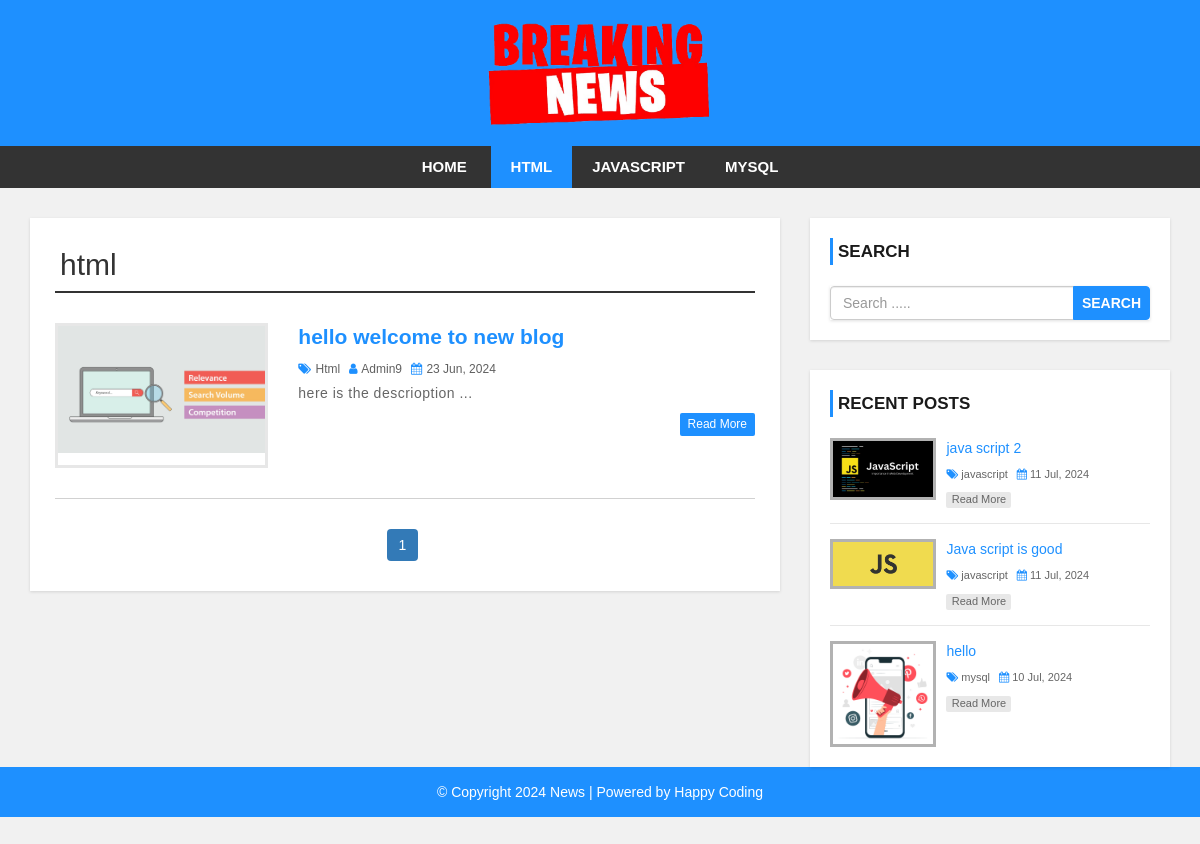
/category.php?cid=30, run on the app's committed database.
### tables this page shows
CREATE TABLE `settings` (
  `websitename` varchar(60) NOT NULL,
  `logo` varchar(50) NOT NULL,
  `footerdesc` varchar(255) NOT NULL
);

CREATE TABLE `category` (
  `category_id` int(11) NOT NULL,
  `category_name` varchar(100) NOT NULL,
  `post` int(11) NOT NULL DEFAULT 0
);

CREATE TABLE `post` (
  `post_id` int(11) NOT NULL,
  `title` varchar(100) NOT NULL,
  `description` text NOT NULL,
  `category` varchar(100) NOT NULL,
  `post_date` varchar(50) NOT NULL,
  `author` int(11) NOT NULL,
  `post_img` varchar(100) NOT NULL
);

CREATE TABLE `user` (
  `user_id` int(10) UNSIGNED NOT NULL,
  `first_name` varchar(30) NOT NULL,
  `last_name` varchar(30) NOT NULL,
  `username` varchar(30) DEFAULT NULL,
  `password` varchar(40) DEFAULT NULL,
  `role` int(11) NOT NULL
);

### config.php (called while the page is built, shortened)
<?php
	$hostname = "http://localhost/news-site";
 ?>

### category.php (the view, shortened to what this page needs)
<?php include 'header.php'; ?>
    <div id="main-content">
      <div class="container">
        <div class="row">
            <div class="col-md-8">
                <div class="post-container">
                    <?php
                    $sql1 = "SELECT * FROM category WHERE category_id = {$cat_id} ";
                    $result1 = mysqli_query($conn, $sql1) or die("Query Failed");
                    $row1 = mysqli_fetch_assoc($result1);
                     ?>
                  <h2 class="page-heading"><?php echo $row1['category_name'] ?></h2>
                    <?php
                        include 'config.php';
                        if (isset($_GET['cid'])) {
                         $cat_id = $_GET['cid'];
                         }
                        $limit = 3;
                        $page = isset($_GET['page']) ? $_GET['page'] : 1;
                        $offset = ($page - 1) * $limit;
                        $sql = "SELECT post.post_id, post.title,post.description, post.post_date, category.category_name,post.author,user.username,post.category,post.post_img
                        FROM post
                        LEFT JOIN category ON post.category = category.category_id
                        LEFT JOIN user ON post.author = user.user_id
                        WHERE post.category = {$cat_id}
                        ORDER BY post.post_id DESC LIMIT {$offset}, {$limit}";
                        $result = mysqli_query($conn, $sql) or die("Query Failed.");
                        if (mysqli_num_rows($result) > 0) {
                            while ($row = mysqli_fetch_assoc($result)) {
                               ?>
                               <div class="post-content">
                                <div class="row">
                                    <div class="col-md-4">
                                        <a class="post-img" href="single.php?id=<?php echo $row['post_id']; ?>"><img src="admin/upload/<?php echo $row['post_img']; ?>" alt=""/></a>
                                    </div>
                                    <div class="col-md-8">
                                        <div class="inner-content clearfix">
                                            <h3><a href='single.php?id=<?php echo $row['post_id']; ?>'><?php echo $row['title']; ?></a></h3>
                                            <div class="post-information">
                                                <span>
                                                    <i class="fa fa-tags" aria-hidden="true"></i>
                                                    <a href='category.php?cid=<?php echo $row['category']; ?>'><?php echo $row['category_name']; ?></a>
                                                </span>
                                                <span>
                                                    <i class="fa fa-user" aria-hidden="true"></i>
                                                    <a href='author.php?aid=<?php echo $row['author']; ?>'><?php echo $row['username']; ?></a>
                                                </span>
                                                <span>
                                                    <i class="fa fa-calendar" aria-hidden="true"></i>
                                                    <?php echo $row['post_date']; ?>
                                                </span>
                                            </div>
                                            <p class="description">
                                                <?php echo substr($row['description'],0,130)."..."; ?>
                                            </p>
                                            <a class='read-more pull-right' href='single.php?id=<?php echo $row['post_id']; ?>'>read more</a>
                                        </div>
                                    </div>
                                </div>
                            </div>
                            <?php
                        }
                    }else{
                        echo "no record found";
                    }
                if (mysqli_num_rows($result1) > 0) {
                    $total_records = $row1['post'];
                    $total_page = ceil($total_records / $limit);
                    echo '<ul class="pagination admin-pagination">';
                    for ($i = 1; $i <= $total_page; $i++) {
                        $active = $i == $page ? "active" : "";
                        echo '<li class="'.$active.'"><a href="index.php?cid='.$cat_id.'&page='.$i.'">'.$i.'</a></li>';
                    }
                    echo '</ul>';
                }
                ?>
                </div>
            </div>
            <?php include 'sidebar.php'; ?>
        </div>
      </div>
    </div>
<?php include 'footer.php'; ?>

### header.php (shortened to what this page needs)
<?php
 include 'config.php';
?>
<!DOCTYPE html>
<html lang="en">
<head>
    <link rel="stylesheet" href="css/bootstrap.min.css" />
    <link rel="stylesheet" href="css/font-awesome.css">
    <link rel="stylesheet" href="css/style.css">
</head>
<body>
<div id="header">
    <div class="container">
        <div class="row">
            <div class="col-md-offset-4 col-md-4">
                <?php
                include "config.php";
                $sql = "SELECT * FROM settings";
                $result = mysqli_query($conn, $sql) or die("Query Failed.");
                if(mysqli_num_rows($result) > 0){
                    while($row = mysqli_fetch_assoc($result)) {
                        if($row['logo'] == ""){
                            echo '<a href="index.php"><h1>'.$row['websitename'].'</h1></a>';
                        } else {
                            echo '<a href="index.php" id="logo"><img src="admin/images/'. $row['logo'] .'"></a>';
                        }
                    }
                }
                ?>
            </div>
        </div>
    </div>
</div>
<div id="menu-bar">
    <div class="container">
        <div class="row">
            <div class="col-md-12">
                <?php
                include 'config.php';
                if (isset($_GET['cid'])) {
                    $cat_id = $_GET['cid'];
                }
                $sql = "SELECT * FROM category WHERE post > 0";
                $result = mysqli_query($conn, $sql) or die("Query Failed. : Category");
                if (mysqli_num_rows($result) > 0) {
                ?>
                <ul class='menu'>
                    <li><a  href='<?php echo $hostname ?>'>Home</a></li>
                    <?php
                    while ($row = mysqli_fetch_assoc($result)) {
                        $active = "";
                        if (isset($cat_id) && $row['category_id'] == $cat_id) {
                            $active = "active";
                        }
                        echo "<li><a class='{$active}' href='category.php?cid={$row['category_id']}'>{$row['category_name']}</a></li>";
                    }
                    ?>
                </ul>
                <?php
                }
                ?>
            </div>
        </div>
    </div>
</div>

### sidebar.php
<div id="sidebar" class="col-md-4">
    <div class="search-box-container">
        <h4>Search</h4>
        <form class="search-post" action="search.php" method ="GET">
            <div class="input-group">
                <input type="text" name="search" class="form-control" placeholder="Search .....">
                <span class="input-group-btn">
                    <button type="submit" class="btn btn-danger">Search</button>
                </span>
            </div>
        </form>
    </div>
    <div class="recent-post-container">
        <h4>Recent Posts</h4>
        <?php
        include 'config.php';
                        $limit = 3;
                        $sql = "SELECT post.post_id, post.title, post.post_date, category.category_name,post.category,post.post_img
                        FROM post
                        LEFT JOIN category ON post.category = category.category_id
                        ORDER BY post.post_id DESC LIMIT {$limit}";
                        $result = mysqli_query($conn, $sql) or die("Query Failed. : Recent Post");
                        if (mysqli_num_rows($result) > 0) {
                            while ($row = mysqli_fetch_assoc($result)) {
         ?>
        <div class="recent-post">
            <a class="post-img" href="single.php?id=<?php echo $row['post_id']; ?>">
                <img src="admin/upload/<?php echo $row['post_img']; ?>" alt=""/>
            </a>
            <div class="post-content">
                <h5><a href="single.php?id=<?php echo $row['post_id']; ?>"><?php echo $row['title']; ?></a></h5>
                <span>
                    <i class="fa fa-tags" aria-hidden="true"></i>
                    <a href='category.php?cid=<?php echo $row['category']; ?>'><?php echo $row['category_name']; ?></a>
                </span>
                <span>
                    <i class="fa fa-calendar" aria-hidden="true"></i>
                    <?php echo $row['post_date']; ?>
                </span>
                <a class="read-more" href="single.php?id=<?php echo $row['post_id']; ?>">read more</a>
            </div>
        </div>
    <?php
        }
        }
     ?>
</div>

### footer.php
<div id ="footer">
    <div class="container">
        <div class="row">
            <div class="col-md-12">
                <?php
                  include "config.php";
                  $sql = "SELECT * FROM settings";
                  $result = mysqli_query($conn, $sql) or die("Query Failed.");
                  if(mysqli_num_rows($result) > 0){
                    while($row = mysqli_fetch_assoc($result)) {
                ?>
                <span><?php echo $row['footerdesc']; ?></span>
                <?php
            }
        }
                 ?>
            </div>
        </div>
    </div>
</div>
</body>
</html>

### css/style.css (style rules this page uses)
body { background: #f1f1f1; font-family: sans-serif,arial,Helvetica; }
a, a:hover, a:focus { text-decoration: none; outline: none; }
ul { margin:0; padding:0; list-style:none; }
h2.page-heading { margin: 5px 0 30px; padding: 0 5px 10px; border-bottom: 2px solid #333; }
form { background: #fff; padding: 25px; box-shadow:0 1px 3px rgba(0, 0, 0, 0.13); }
#header { background: #1e90ff; text-align: center; padding: 15px; }
#logo { display: inline-block; width: 65%; }
#logo img { width: 100%; }
#menu-bar { background: #333; text-align: center; }
#menu-bar .menu > li { display: inline-block; }
.menu > li > a { padding: 10px 20px; display: block; text-transform: uppercase; color: #fff; font-size: 15px; font-weight:600; transition:all 0.5s ease 0s; }
#menu-bar .menu > li > a:hover, #menu-bar .menu > li > a.active { color:#fff; background:#1e90ff; }
#main-content { padding: 30px 0; min-height: 750px; }
#main-content .post-container { background-color: #fff; padding: 25px; box-shadow: 0 1px 3px rgba(0, 0, 0, 0.13); }
#main-content .post-content { border-bottom: 1px solid #d1d1d1; padding: 0 0 30px; margin-bottom:30px; }
#main-content .post-content img { width: 100%; }
#main-content .post-content .post-img { border: 3px solid #e7e7e7; display: block; height: 145px; overflow: hidden; transition: border .3s; }
#main-content .post-content h3 { font-size: 21px; line-height: 28px; font-weight: 600; margin: 0 0 7px; }
#main-content .post-content h3 a { color: #1e90ff; transition:all 0.3s; }
#main-content .post-content .post-information span { color: #606060; font-size: 12px; text-transform: capitalize; margin: 0 5px 5px 0; display: inline-block; }
#main-content .post-content .post-information i { color: #1e90ff; margin-right: 1px; }
#main-content .post-content .post-information a { color: #606060; text-decoration: none; }
#main-content .post-content p, #main-content .single-post p { color: #666; font-size: 14px; letter-spacing: 0.5px; margin:0 0 10px; }
#main-content .post-content a.read-more { color: #fff; background-color: #1E90FF; font-size: 12px; text-transform: capitalize; padding: 3px 8px; border-radius: 2px; transition: all 0.3s; }
.pagination { display: block; text-align: center; margin: 0; }
.pagination li { display:inline-block; margin: 0 5px 0 0; }
.pagination li a { border: none; background: #1e90ff; color: #fff; }
i.fa { color:#222; }
#sidebar h4 { color: #1A1A1A; font-size: 17px; line-height: 27px; font-weight:600; text-transform: uppercase; padding: 0 0 0 5px; margin: 0 0 21px; border-left: 3px solid #1e90ff; }
#sidebar .search-box-container { background-color: #fff; padding: 20px; margin: 0 0 30px; box-shadow: 0 1px 3px rgba(0, 0, 0, 0.13); }
#sidebar .search-post { padding: 0; }
#sidebar .search-post input { color: #606060; }
#sidebar .search-post .btn { font-weight: 600; text-transform: uppercase; padding: 6px 8px; background-color: #1E90FF; border-color: #1E90FF; outline: none; }
#sidebar .recent-post-container { padding: 20px; background: #fff; box-shadow: 0 1px 3px rgba(0, 0, 0, 0.13); }
#sidebar .recent-post { border-bottom: 1px solid #e7e7e7; padding: 0 0 15px; margin: 0 0 15px; }
#sidebar .recent-post:last-child { margin: 0; padding: 0; border: none; }
#sidebar .recent-post .post-img { display: inline-block; width: 33%; border: 3px solid rgba(0,0,0,0.3); vertical-align: top; transition: border .3s; }
#sidebar .recent-post .post-img img { width: 100%; }
#sidebar .recent-post .post-content { width: 65%; display: inline-block; border: none; padding: 0 0 0 7px; margin: 0; }
#sidebar .recent-post h5 { font-size: 14px; line-height: 20px; margin: 0 0 5px; }
#sidebar .recent-post h5 a { color: #1E90FF; }
#sidebar .recent-post span { color: #666; font-size: 11px; display: inline-block; margin: 0 5px 10px 0; }
#sidebar .recent-post span a { color: #666; }
#sidebar .recent-post span i { color: #1E90FF; }
#sidebar .recent-post a.read-more { color: #666; background-color: rgba(0,0,0,0.09); width: 65px; font-size: 11px; text-align: center; padding: 0; display: block; transition: all 0.3s; }
#footer { color: #fff; padding:15px 0; text-align:center; background-color:#1e90ff; }
#footer a { color:#fff; }

### data on the page
settings: logo (picture), footerdesc "© Copyright 2024 News | Powered by Happy Coding"
category: category_name "HTML", category_name "html"
category: category_name "JAVASCRIPT"
category: category_name "MYSQL"
post: post_img (picture), title "hello welcome to new blog", category.category_name "Html", user.username "Admin9", post_date "23 Jun, 2024", description "here is the descrioption"
post: post_img (picture), title "java script 2", category.category_name "javascript", post_date "11 Jul, 2024"
post: post_img (picture), title "Java script is good", category.category_name "javascript", post_date "11 Jul, 2024"
post: post_img (picture), title "hello", category.category_name "mysql", post_date "10 Jul, 2024"
